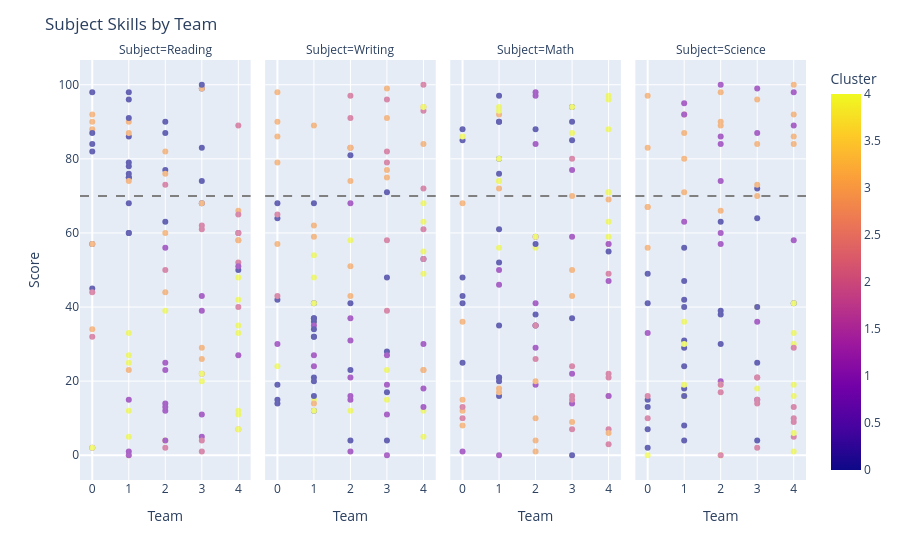

Source (notebook cell):
### Code cell
fig = px.scatter(teams_ilp_flat, x='Team', y='Score', facet_col='Subject', color='Cluster', hover_data=['Student'])
fig.add_hline(y=70, line_width=2, line_dash="dash", line_color="grey")
fig.update_layout(title='Subject Skills by Team')
fig.update_traces(opacity=0.6)
fig.show()

### Figure 1 — Plotly figure (JSON) as saved in the notebook; plotly's stock layout.template omitted (floating-point values rounded to 4 significant figures)
{"data": [{"customdata": [[7], [14], [30], [31], [35], [41], [52], [58], [67], [72], [77], [78], [83], [85], [98], [9], [10], [20], [21], [23], [25], [26], [28], [34], [37], [38], [39], [40], [44], [48], [49], [51], [55], [61], [63], [74], [79], [81], [82], [90], [2], [13], [16], [18], [45], [46], [47], [53], [54], [59], [64], [66], [68], [70], [80], [84], [86], [92], [93], [96], [3], [6], [11], [12], [17], [19], [27], [29], [32], [33], [42], [57], [60], [65], [69], [75], [87], [91], [94], [100], [1], [4], [5], [8], [15], [22], [24], [36], [43], [50], [56], [62], [71], [73], [76], [88], [89], [95], [97], [99]], "hovertemplate": "Subject=Reading<br>Team=%{x}<br>Score=%{y}<br>Student=%{customdata[0]}<br>Cluster=%{marker.color}<extra></extra>", "legendgroup": "", "marker": {"color": [0, 0, 3, 0, 0, 3, 2, 0, 1, 3, 0, 3, 2, 3, 4, 0, 3, 0, 0, 1, 0, 3, 4, 4, 0, 0, 0, 0, 0, 3, 0, 1, 1, 0, 4, 4, 4, 4, 0, 3, 1, 1, 0, 3, 4, 2, 1, 3, 1, 1, 1, 0, 1, 0, 2, 4, 2, 3, 3, 0, 1, 0, 0, 2, 2, 3, 0, 1, 4, 3, 0, 2, 0, 3, 1, 4, 1, 2, 3, 2, 0, 3, 2, 3, 1, 2, 2, 4, 1, 4, 4, 4, 3, 4, 2, 1, 4, 4, 2, 3], "coloraxis": "coloraxis", "symbol": "circle"}, "mode": "markers", "name": "", "opacity": 0.6, "orientation": "v", "showlegend": false, "type": "scatter", "x": [0, 0, 0, 0, 0, 0, 0, 0, 0, 0, 0, 0, 0, 0, 0, 1, 1, 1, 1, 1, 1, 1, 1, 1, 1, 1, 1, 1, 1, 1, 1, 1, 1, 1, 1, 1, 1, 1, 1, 1, 2, 2, 2, 2, 2, 2, 2, 2, 2, 2, 2, 2, 2, 2, 2, 2, 2, 2, 2, 2, 3, 3, 3, 3, 3, 3, 3, 3, 3, 3, 3, 3, 3, 3, 3, 3, 3, 3, 3, 3, 4, 4, 4, 4, 4, 4, 4, 4, 4, 4, 4, 4, 4, 4, 4, 4, 4, 4, 4, 4], "xaxis": "x", "y": [84, 57, 88, 87, 45, 57, 32, 82, 2, 34, 98, 90, 44, 92, 2, 60, 90, 78, 79, 15, 96, 23, 5, 0, 75, 68, 60, 75, 86, 87, 76, 1, 0, 98, 12, 33, 25, 27, 91, 74, 12, 56, 63, 44, 4, 50, 14, 60, 25, 13, 23, 77, 4, 87, 73, 39, 2, 76, 82, 90, 5, 99, 83, 22, 61, 26, 68, 43, 20, 99, 74, 1, 100, 68, 11, 22, 39, 62, 29, 4, 50, 66, 52, 7, 51, 40, 89, 11, 27, 48, 35, 42, 58, 12, 65, 60, 7, 33, 60, 58], "yaxis": "y"}, {"customdata": [[7], [14], [30], [31], [35], [41], [52], [58], [67], [72], [77], [78], [83], [85], [98], [9], [10], [20], [21], [23], [25], [26], [28], [34], [37], [38], [39], [40], [44], [48], [49], [51], [55], [61], [63], [74], [79], [81], [82], [90], [2], [13], [16], [18], [45], [46], [47], [53], [54], [59], [64], [66], [68], [70], [80], [84], [86], [92], [93], [96], [3], [6], [11], [12], [17], [19], [27], [29], [32], [33], [42], [57], [60], [65], [69], [75], [87], [91], [94], [100], [1], [4], [5], [8], [15], [22], [24], [36], [43], [50], [56], [62], [71], [73], [76], [88], [89], [95], [97], [99]], "hovertemplate": "Subject=Writing<br>Team=%{x}<br>Score=%{y}<br>Student=%{customdata[0]}<br>Cluster=%{marker.color}<extra></extra>", "legendgroup": "", "marker": {"color": [0, 0, 3, 0, 0, 3, 2, 0, 1, 3, 0, 3, 2, 3, 4, 0, 3, 0, 0, 1, 0, 3, 4, 4, 0, 0, 0, 0, 0, 3, 0, 1, 1, 0, 4, 4, 4, 4, 0, 3, 1, 1, 0, 3, 4, 2, 1, 3, 1, 1, 1, 0, 1, 0, 2, 4, 2, 3, 3, 0, 1, 0, 0, 2, 2, 3, 0, 1, 4, 3, 0, 2, 0, 3, 1, 4, 1, 2, 3, 2, 0, 3, 2, 3, 1, 2, 2, 4, 1, 4, 4, 4, 3, 4, 2, 1, 4, 4, 2, 3], "coloraxis": "coloraxis", "symbol": "circle"}, "mode": "markers", "name": "", "opacity": 0.6, "orientation": "v", "showlegend": false, "type": "scatter", "x": [0, 0, 0, 0, 0, 0, 0, 0, 0, 0, 0, 0, 0, 0, 0, 1, 1, 1, 1, 1, 1, 1, 1, 1, 1, 1, 1, 1, 1, 1, 1, 1, 1, 1, 1, 1, 1, 1, 1, 1, 2, 2, 2, 2, 2, 2, 2, 2, 2, 2, 2, 2, 2, 2, 2, 2, 2, 2, 2, 2, 3, 3, 3, 3, 3, 3, 3, 3, 3, 3, 3, 3, 3, 3, 3, 3, 3, 3, 3, 3, 4, 4, 4, 4, 4, 4, 4, 4, 4, 4, 4, 4, 4, 4, 4, 4, 4, 4, 4, 4], "xaxis": "x2", "y": [42, 15, 79, 64, 14, 57, 65, 68, 30, 90, 19, 86, 43, 98, 24, 41, 89, 20, 12, 24, 68, 59, 15, 36, 36, 37, 32, 37, 16, 14, 32, 27, 35, 34, 41, 12, 54, 48, 21, 62, 15, 16, 41, 51, 12, 91, 68, 43, 31, 21, 1, 4, 37, 23, 97, 58, 83, 83, 74, 81, 11, 17, 48, 79, 82, 77, 4, 19, 15, 91, 28, 39, 71, 75, 0, 23, 27, 96, 99, 58, 53, 23, 100, 94, 30, 93, 53, 55, 18, 12, 49, 68, 84, 94, 61, 13, 5, 63, 72, 23], "yaxis": "y2"}, {"customdata": [[7], [14], [30], [31], [35], [41], [52], [58], [67], [72], [77], [78], [83], [85], [98], [9], [10], [20], [21], [23], [25], [26], [28], [34], [37], [38], [39], [40], [44], [48], [49], [51], [55], [61], [63], [74], [79], [81], [82], [90], [2], [13], [16], [18], [45], [46], [47], [53], [54], [59], [64], [66], [68], [70], [80], [84], [86], [92], [93], [96], [3], [6], [11], [12], [17], [19], [27], [29], [32], [33], [42], [57], [60], [65], [69], [75], [87], [91], [94], [100], [1], [4], [5], [8], [15], [22], [24], [36], [43], [50], [56], [62], [71], [73], [76], [88], [89], [95], [97], [99]], "hovertemplate": "Subject=Math<br>Team=%{x}<br>Score=%{y}<br>Student=%{customdata[0]}<br>Cluster=%{marker.color}<extra></extra>", "legendgroup": "", "marker": {"color": [0, 0, 3, 0, 0, 3, 2, 0, 1, 3, 0, 3, 2, 3, 4, 0, 3, 0, 0, 1, 0, 3, 4, 4, 0, 0, 0, 0, 0, 3, 0, 1, 1, 0, 4, 4, 4, 4, 0, 3, 1, 1, 0, 3, 4, 2, 1, 3, 1, 1, 1, 0, 1, 0, 2, 4, 2, 3, 3, 0, 1, 0, 0, 2, 2, 3, 0, 1, 4, 3, 0, 2, 0, 3, 1, 4, 1, 2, 3, 2, 0, 3, 2, 3, 1, 2, 2, 4, 1, 4, 4, 4, 3, 4, 2, 1, 4, 4, 2, 3], "coloraxis": "coloraxis", "symbol": "circle"}, "mode": "markers", "name": "", "opacity": 0.6, "orientation": "v", "showlegend": false, "type": "scatter", "x": [0, 0, 0, 0, 0, 0, 0, 0, 0, 0, 0, 0, 0, 0, 0, 1, 1, 1, 1, 1, 1, 1, 1, 1, 1, 1, 1, 1, 1, 1, 1, 1, 1, 1, 1, 1, 1, 1, 1, 1, 2, 2, 2, 2, 2, 2, 2, 2, 2, 2, 2, 2, 2, 2, 2, 2, 2, 2, 2, 2, 3, 3, 3, 3, 3, 3, 3, 3, 3, 3, 3, 3, 3, 3, 3, 3, 3, 3, 3, 3, 4, 4, 4, 4, 4, 4, 4, 4, 4, 4, 4, 4, 4, 4, 4, 4, 4, 4, 4, 4], "xaxis": "x3", "y": [85, 41, 36, 48, 25, 12, 10, 88, 1, 68, 43, 15, 13, 8, 86, 80, 92, 20, 90, 0, 97, 18, 80, 56, 76, 52, 35, 16, 21, 17, 90, 46, 50, 21, 74, 94, 93, 74, 61, 72, 19, 97, 38, 1, 56, 35, 29, 4, 84, 98, 41, 88, 59, 35, 26, 59, 35, 20, 10, 57, 14, 94, 90, 24, 7, 70, 0, 77, 94, 43, 85, 16, 37, 9, 59, 87, 22, 80, 50, 15, 55, 16, 49, 57, 16, 22, 7, 63, 57, 97, 59, 71, 69, 96, 21, 47, 71, 88, 3, 6], "yaxis": "y3"}, {"customdata": [[7], [14], [30], [31], [35], [41], [52], [58], [67], [72], [77], [78], [83], [85], [98], [9], [10], [20], [21], [23], [25], [26], [28], [34], [37], [38], [39], [40], [44], [48], [49], [51], [55], [61], [63], [74], [79], [81], [82], [90], [2], [13], [16], [18], [45], [46], [47], [53], [54], [59], [64], [66], [68], [70], [80], [84], [86], [92], [93], [96], [3], [6], [11], [12], [17], [19], [27], [29], [32], [33], [42], [57], [60], [65], [69], [75], [87], [91], [94], [100], [1], [4], [5], [8], [15], [22], [24], [36], [43], [50], [56], [62], [71], [73], [76], [88], [89], [95], [97], [99]], "hovertemplate": "Subject=Science<br>Team=%{x}<br>Score=%{y}<br>Student=%{customdata[0]}<br>Cluster=%{marker.color}<extra></extra>", "legendgroup": "", "marker": {"color": [0, 0, 3, 0, 0, 3, 2, 0, 1, 3, 0, 3, 2, 3, 4, 0, 3, 0, 0, 1, 0, 3, 4, 4, 0, 0, 0, 0, 0, 3, 0, 1, 1, 0, 4, 4, 4, 4, 0, 3, 1, 1, 0, 3, 4, 2, 1, 3, 1, 1, 1, 0, 1, 0, 2, 4, 2, 3, 3, 0, 1, 0, 0, 2, 2, 3, 0, 1, 4, 3, 0, 2, 0, 3, 1, 4, 1, 2, 3, 2, 0, 3, 2, 3, 1, 2, 2, 4, 1, 4, 4, 4, 3, 4, 2, 1, 4, 4, 2, 3], "coloraxis": "coloraxis", "symbol": "circle"}, "mode": "markers", "name": "", "opacity": 0.6, "orientation": "v", "showlegend": false, "type": "scatter", "x": [0, 0, 0, 0, 0, 0, 0, 0, 0, 0, 0, 0, 0, 0, 0, 1, 1, 1, 1, 1, 1, 1, 1, 1, 1, 1, 1, 1, 1, 1, 1, 1, 1, 1, 1, 1, 1, 1, 1, 1, 2, 2, 2, 2, 2, 2, 2, 2, 2, 2, 2, 2, 2, 2, 2, 2, 2, 2, 2, 2, 3, 3, 3, 3, 3, 3, 3, 3, 3, 3, 3, 3, 3, 3, 3, 3, 3, 3, 3, 3, 4, 4, 4, 4, 4, 4, 4, 4, 4, 4, 4, 4, 4, 4, 4, 4, 4, 4, 4, 4], "xaxis": "x4", "y": [13, 49, 97, 41, 7, 67, 10, 15, 33, 56, 2, 83, 16, 67, 0, 29, 71, 16, 4, 63, 18, 92, 19, 16, 56, 31, 42, 40, 47, 87, 24, 95, 92, 8, 16, 30, 16, 36, 16, 80, 20, 100, 38, 90, 0, 0, 57, 66, 60, 84, 74, 63, 86, 39, 17, 19, 19, 98, 89, 30, 15, 64, 25, 15, 21, 84, 4, 99, 40, 70, 72, 21, 40, 73, 36, 18, 87, 2, 96, 14, 41, 100, 9, 84, 58, 5, 10, 19, 98, 16, 6, 33, 92, 41, 13, 89, 1, 30, 29, 86], "yaxis": "y4"}], "layout": {"annotations": [{"showarrow": false, "text": "Subject=Reading", "x": 0.1175, "xanchor": "center", "xref": "paper", "y": 1, "yanchor": "bottom", "yref": "paper"}, {"showarrow": false, "text": "Subject=Writing", "x": 0.3725, "xanchor": "center", "xref": "paper", "y": 1, "yanchor": "bottom", "yref": "paper"}, {"showarrow": false, "text": "Subject=Math", "x": 0.6275, "xanchor": "center", "xref": "paper", "y": 1, "yanchor": "bottom", "yref": "paper"}, {"showarrow": false, "text": "Subject=Science", "x": 0.8825, "xanchor": "center", "xref": "paper", "y": 1, "yanchor": "bottom", "yref": "paper"}], "coloraxis": {"colorbar": {"title": {"text": "Cluster"}}, "colorscale": [[0, "#0d0887"], [0.1111, "#46039f"], [0.2222, "#7201a8"], [0.3333, "#9c179e"], [0.4444, "#bd3786"], [0.5556, "#d8576b"], [0.6667, "#ed7953"], [0.7778, "#fb9f3a"], [0.8889, "#fdca26"], [1, "#f0f921"]]}, "legend": {"tracegroupgap": 0}, "margin": {"t": 60}, "shapes": [{"line": {"color": "grey", "dash": "dash", "width": 2}, "type": "line", "x0": 0, "x1": 1, "xref": "x domain", "y0": 70, "y1": 70, "yref": "y"}, {"line": {"color": "grey", "dash": "dash", "width": 2}, "type": "line", "x0": 0, "x1": 1, "xref": "x2 domain", "y0": 70, "y1": 70, "yref": "y2"}, {"line": {"color": "grey", "dash": "dash", "width": 2}, "type": "line", "x0": 0, "x1": 1, "xref": "x3 domain", "y0": 70, "y1": 70, "yref": "y3"}, {"line": {"color": "grey", "dash": "dash", "width": 2}, "type": "line", "x0": 0, "x1": 1, "xref": "x4 domain", "y0": 70, "y1": 70, "yref": "y4"}], "title": {"text": "Subject Skills by Team"}, "xaxis": {"anchor": "y", "domain": [0, 0.235], "title": {"text": "Team"}}, "xaxis2": {"anchor": "y2", "domain": [0.255, 0.49], "matches": "x", "title": {"text": "Team"}}, "xaxis3": {"anchor": "y3", "domain": [0.51, 0.745], "matches": "x", "title": {"text": "Team"}}, "xaxis4": {"anchor": "y4", "domain": [0.765, 1.0], "matches": "x", "title": {"text": "Team"}}, "yaxis": {"anchor": "x", "domain": [0, 1], "title": {"text": "Score"}}, "yaxis2": {"anchor": "x2", "domain": [0, 1], "matches": "y", "showticklabels": false}, "yaxis3": {"anchor": "x3", "domain": [0, 1], "matches": "y", "showticklabels": false}, "yaxis4": {"anchor": "x4", "domain": [0, 1], "matches": "y", "showticklabels": false}}}
